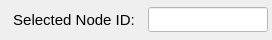
       <widget class="QFrame" name="frame_16">
        <property name="minimumSize">
         <size>
          <width>0</width>
          <height>40</height>
         </size>
        </property>
        <property name="maximumSize">
         <size>
          <width>400</width>
          <height>40</height>
         </size>
        </property>
        <property name="frameShape">
         <enum>QFrame::NoFrame</enum>
        </property>
        <property name="frameShadow">
         <enum>QFrame::Raised</enum>
        </property>
        <layout class="QGridLayout" name="gridLayout_14">
         <property name="leftMargin">
          <number>0</number>
         </property>
         <property name="topMargin">
          <number>0</number>
         </property>
         <property name="rightMargin">
          <number>0</number>
         </property>
         <property name="bottomMargin">
          <number>0</number>
         </property>
         <property name="horizontalSpacing">
          <number>4</number>
         </property>
         <property name="verticalSpacing">
          <number>0</number>
         </property>
         <item row="0" column="0">
          <widget class="QFrame" name="frame_17">
           <property name="frameShape">
            <enum>QFrame::NoFrame</enum>
           </property>
           <property name="frameShadow">
            <enum>QFrame::Raised</enum>
           </property>
          </widget>
         </item>
         <item row="0" column="1">
          <widget class="QLabel" name="label_2">
           <property name="minimumSize">
            <size>
             <width>140</width>
             <height>25</height>
            </size>
           </property>
           <property name="maximumSize">
            <size>
             <width>140</width>
             <height>25</height>
            </size>
           </property>
           <property name="font">
            <font>
             <family>MS Shell Dlg 2</family>
             <pointsize>11</pointsize>
             <weight>50</weight>
             <italic>false</italic>
             <bold>false</bold>
            </font>
           </property>
           <property name="text">
            <string>Selected Node ID:</string>
           </property>
           <property name="alignment">
            <set>Qt::AlignCenter</set>
           </property>
          </widget>
         </item>
         <item row="0" column="2">
          <widget class="QLineEdit" name="lineEdit_nodeID">
           <property name="enabled">
            <bool>false</bool>
           </property>
           <property name="minimumSize">
            <size>
             <width>0</width>
             <height>25</height>
            </size>
           </property>
           <property name="maximumSize">
            <size>
             <width>120</width>
             <height>25</height>
            </size>
           </property>
           <property name="palette">
            <palette>
             <active>
              <colorrole role="WindowText">
               <brush brushstyle="SolidPattern">
                <color alpha="255">
                 <red>0</red>
                 <green>0</green>
                 <blue>255</blue>
                </color>
               </brush>
              </colorrole>
              <colorrole role="Button">
               <brush brushstyle="SolidPattern">
                <color alpha="255">
                 <red>255</red>
                 <green>255</green>
                 <blue>255</blue>
                </color>
               </brush>
              </colorrole>
              <colorrole role="Midlight">
               <brush brushstyle="SolidPattern">
                <color alpha="255">
                 <red>0</red>
                 <green>0</green>
                 <blue>0</blue>
                </color>
               </brush>
              </colorrole>
              <colorrole role="Dark">
               <brush brushstyle="SolidPattern">
                <color alpha="255">
                 <red>0</red>
                 <green>0</green>
                 <blue>0</blue>
                </color>
               </brush>
              </colorrole>
              <colorrole role="Mid">
               <brush brushstyle="SolidPattern">
                <color alpha="255">
                 <red>0</red>
                 <green>0</green>
                 <blue>0</blue>
                </color>
               </brush>
              </colorrole>
              <colorrole role="Text">
               <brush brushstyle="SolidPattern">
                <color alpha="255">
                 <red>0</red>
                 <green>0</green>
                 <blue>255</blue>
                </color>
               </brush>
              </colorrole>
              <colorrole role="ButtonText">
               <brush brushstyle="SolidPattern">
                <color alpha="255">
                 <red>0</red>
                 <green>0</green>
                 <blue>255</blue>
                </color>
               </brush>
              </colorrole>
              <colorrole role="Base">
               <brush brushstyle="SolidPattern">
                <color alpha="255">
                 <red>255</red>
                 <green>255</green>
                 <blue>255</blue>
                </color>
               </brush>
              </colorrole>
              <colorrole role="Window">
               <brush brushstyle="SolidPattern">
                <color alpha="255">
                 <red>255</red>
                 <green>255</green>
                 <blue>255</blue>
                </color>
               </brush>
              </colorrole>
             </active>
             <inactive>
              <colorrole role="WindowText">
               <brush brushstyle="SolidPattern">
                <color alpha="255">
                 <red>0</red>
                 <green>0</green>
                 <blue>255</blue>
                </color>
               </brush>
              </colorrole>
              <colorrole role="Button">
               <brush brushstyle="SolidPattern">
                <color alpha="255">
                 <red>255</red>
                 <green>255</green>
                 <blue>255</blue>
                </color>
               </brush>
              </colorrole>
              <colorrole role="Midlight">
               <brush brushstyle="SolidPattern">
                <color alpha="255">
                 <red>0</red>
                 <green>0</green>
                 <blue>0</blue>
                </color>
               </brush>
              </colorrole>
              <colorrole role="Dark">
               <brush brushstyle="SolidPattern">
                <color alpha="255">
                 <red>0</red>
                 <green>0</green>
                 <blue>0</blue>
                </color>
               </brush>
              </colorrole>
              <colorrole role="Mid">
               <brush brushstyle="SolidPattern">
                <color alpha="255">
                 <red>0</red>
                 <green>0</green>
                 <blue>0</blue>
                </color>
               </brush>
              </colorrole>
              <colorrole role="Text">
               <brush brushstyle="SolidPattern">
                <color alpha="255">
                 <red>0</red>
                 <green>0</green>
                 <blue>255</blue>
                </color>
               </brush>
              </colorrole>
              <colorrole role="ButtonText">
               <brush brushstyle="SolidPattern">
                <color alpha="255">
                 <red>0</red>
                 <green>0</green>
                 <blue>255</blue>
                </color>
               </brush>
              </colorrole>
              <colorrole role="Base">
               <brush brushstyle="SolidPattern">
                <color alpha="255">
                 <red>255</red>
                 <green>255</green>
                 <blue>255</blue>
                </color>
               </brush>
              </colorrole>
              <colorrole role="Window">
               <brush brushstyle="SolidPattern">
                <color alpha="255">
                 <red>255</red>
                 <green>255</green>
                 <blue>255</blue>
                </color>
               </brush>
              </colorrole>
             </inactive>
             <disabled>
              <colorrole role="WindowText">
               <brush brushstyle="SolidPattern">
                <color alpha="255">
                 <red>0</red>
                 <green>0</green>
                 <blue>255</blue>
                </color>
               </brush>
              </colorrole>
              <colorrole role="Button">
               <brush brushstyle="SolidPattern">
                <color alpha="255">
                 <red>255</red>
                 <green>255</green>
                 <blue>255</blue>
                </color>
               </brush>
              </colorrole>
              <colorrole role="Midlight">
               <brush brushstyle="SolidPattern">
                <color alpha="255">
                 <red>0</red>
                 <green>0</green>
                 <blue>0</blue>
                </color>
               </brush>
              </colorrole>
              <colorrole role="Dark">
               <brush brushstyle="SolidPattern">
                <color alpha="255">
                 <red>0</red>
                 <green>0</green>
                 <blue>0</blue>
                </color>
               </brush>
              </colorrole>
              <colorrole role="Mid">
               <brush brushstyle="SolidPattern">
                <color alpha="255">
                 <red>0</red>
                 <green>0</green>
                 <blue>0</blue>
                </color>
               </brush>
              </colorrole>
              <colorrole role="Text">
               <brush brushstyle="SolidPattern">
                <color alpha="255">
                 <red>0</red>
                 <green>0</green>
                 <blue>255</blue>
                </color>
               </brush>
              </colorrole>
              <colorrole role="ButtonText">
               <brush brushstyle="SolidPattern">
                <color alpha="255">
                 <red>0</red>
                 <green>0</green>
                 <blue>255</blue>
                </color>
               </brush>
              </colorrole>
              <colorrole role="Base">
               <brush brushstyle="SolidPattern">
                <color alpha="255">
                 <red>255</red>
                 <green>255</green>
                 <blue>255</blue>
                </color>
               </brush>
              </colorrole>
              <colorrole role="Window">
               <brush brushstyle="SolidPattern">
                <color alpha="255">
                 <red>255</red>
                 <green>255</green>
                 <blue>255</blue>
                </color>
               </brush>
              </colorrole>
             </disabled>
            </palette>
           </property>
           <property name="font">
            <font>
             <family>MS Shell Dlg 2</family>
             <pointsize>11</pointsize>
             <weight>50</weight>
             <italic>false</italic>
             <bold>false</bold>
            </font>
           </property>
           <property name="toolTip">
            <string>&lt;html&gt;&lt;head/&gt;&lt;body&gt;&lt;p align=&quot;center&quot;&gt;&lt;br/&gt;&lt;/p&gt;&lt;/body&gt;&lt;/html&gt;</string>
           </property>
           <property name="whatsThis">
            <string>&lt;html&gt;&lt;head/&gt;&lt;body&gt;&lt;p&gt;&lt;br/&gt;&lt;/p&gt;&lt;/body&gt;&lt;/html&gt;</string>
           </property>
           <property name="styleSheet">
            <string notr="true"/>
           </property>
           <property name="text">
            <string/>
           </property>
           <property name="frame">
            <bool>true</bool>
           </property>
           <property name="alignment">
            <set>Qt::AlignCenter</set>
           </property>
           <property name="readOnly">
            <bool>false</bool>
           </property>
           <property name="placeholderText">
            <string/>
           </property>
          </widget>
         </item>
         <item row="0" column="3">
          <widget class="QFrame" name="frame_18">
           <property name="frameShape">
            <enum>QFrame::NoFrame</enum>
           </property>
           <property name="frameShadow">
            <enum>QFrame::Raised</enum>
           </property>
          </widget>
         </item>
        </layout>
       </widget>
